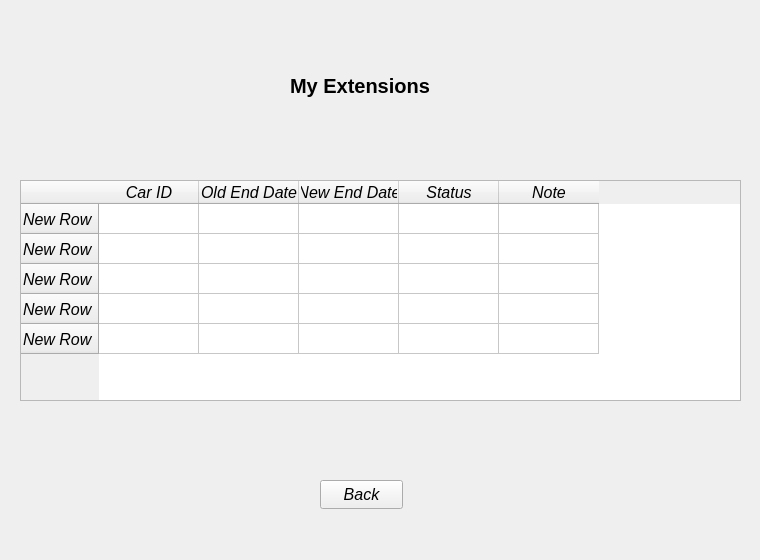
<?xml version="1.0" encoding="UTF-8"?>
<ui version="4.0">
 <class>myExtensionsView</class>
 <widget class="QWidget" name="myExtensionsView">
  <property name="geometry">
   <rect>
    <x>0</x>
    <y>0</y>
    <width>760</width>
    <height>560</height>
   </rect>
  </property>
  <property name="windowTitle">
   <string>Form</string>
  </property>
  <widget class="QTableWidget" name="extensionTableWidget">
   <property name="geometry">
    <rect>
     <x>20</x>
     <y>180</y>
     <width>721</width>
     <height>221</height>
    </rect>
   </property>
   <property name="maximumSize">
    <size>
     <width>721</width>
     <height>221</height>
    </size>
   </property>
   <property name="font">
    <font>
     <pointsize>12</pointsize>
     <italic>true</italic>
     <bold>false</bold>
    </font>
   </property>
   <row>
    <property name="text">
     <string>New Row</string>
    </property>
   </row>
   <row>
    <property name="text">
     <string>New Row</string>
    </property>
   </row>
   <row>
    <property name="text">
     <string>New Row</string>
    </property>
   </row>
   <row>
    <property name="text">
     <string>New Row</string>
    </property>
   </row>
   <row>
    <property name="text">
     <string>New Row</string>
    </property>
   </row>
   <column>
    <property name="text">
     <string>Car ID</string>
    </property>
   </column>
   <column>
    <property name="text">
     <string>Old End Date</string>
    </property>
   </column>
   <column>
    <property name="text">
     <string>New End Date</string>
    </property>
   </column>
   <column>
    <property name="text">
     <string>Status</string>
    </property>
   </column>
   <column>
    <property name="text">
     <string>Note</string>
    </property>
   </column>
  </widget>
  <widget class="QPushButton" name="backPushButton">
   <property name="geometry">
    <rect>
     <x>320</x>
     <y>480</y>
     <width>83</width>
     <height>29</height>
    </rect>
   </property>
   <property name="font">
    <font>
     <pointsize>12</pointsize>
     <italic>true</italic>
     <bold>false</bold>
    </font>
   </property>
   <property name="text">
    <string>Back</string>
   </property>
  </widget>
  <widget class="QLabel" name="label">
   <property name="geometry">
    <rect>
     <x>290</x>
     <y>70</y>
     <width>171</width>
     <height>31</height>
    </rect>
   </property>
   <property name="font">
    <font>
     <pointsize>15</pointsize>
     <bold>true</bold>
    </font>
   </property>
   <property name="text">
    <string>My Extensions</string>
   </property>
  </widget>
 </widget>
 <resources/>
 <connections/>
</ui>
